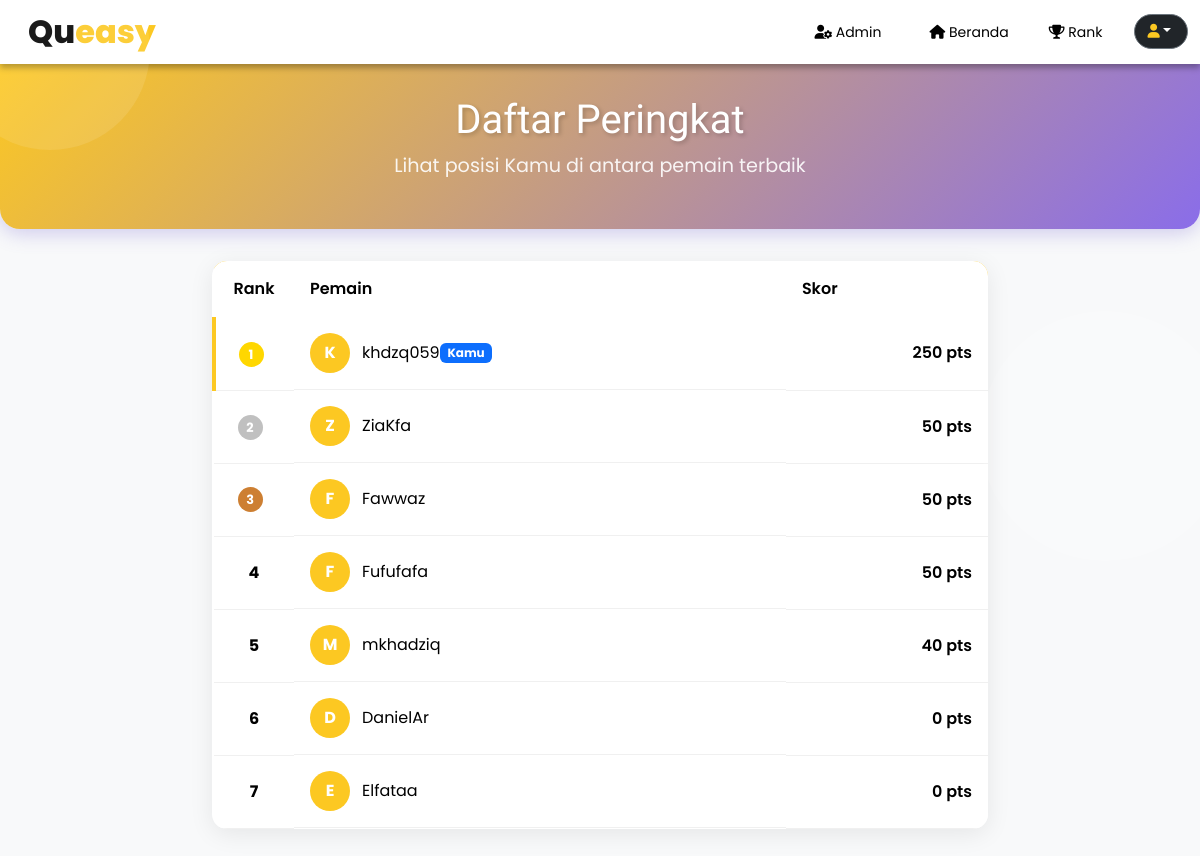
Page /user/leaderboard/leaderboard.php (signed in) on the earlier database version.
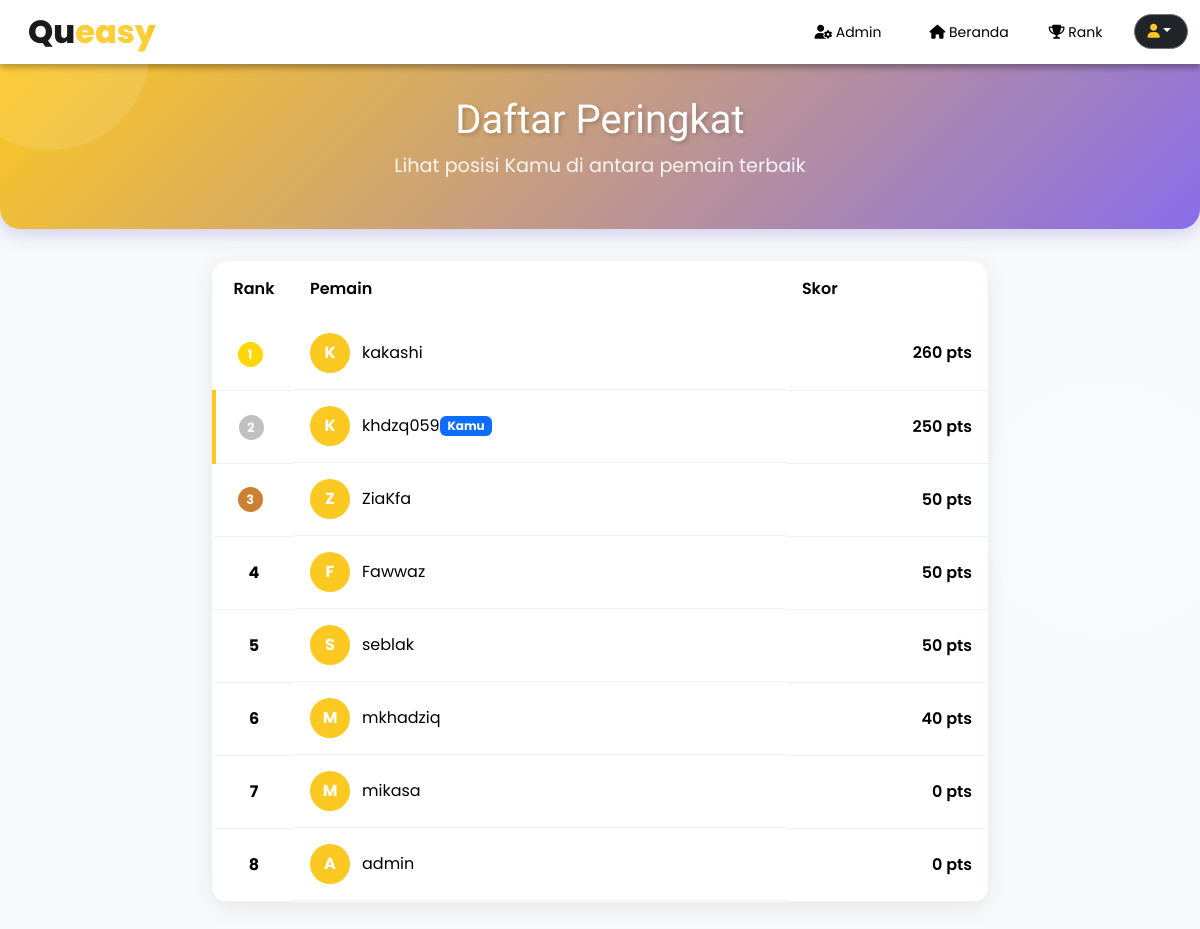
Same page on the later database version.
### tables this page shows
CREATE TABLE `user` (
  `id` int NOT NULL,
  `username` varchar(50) NOT NULL,
  `password` varchar(255) NOT NULL,
  `email` varchar(50) NOT NULL,
  `role` enum('admin','user') NOT NULL DEFAULT 'user',
  `score` int DEFAULT '0'
);

### user/leaderboard/leaderboard.php (the view, shortened to what this page needs)
<?php
    require_once '../../layout/config.php';
    $user = mysqli_query($mysqli,"SELECT * FROM user ORDER BY score DESC");
?>
<!DOCTYPE html>
<html lang="en">
<head>
    <link href="https://cdn.jsdelivr.net/npm/bootstrap@5.3.2/dist/css/bootstrap.rtl.min.css" rel="stylesheet">
    <link rel="stylesheet" href="https://cdnjs.cloudflare.com/ajax/libs/font-awesome/6.0.0-beta3/css/all.min.css">
    <link rel="stylesheet" href="leaderboard.css">
</head>
<body>
    <?php include('../../layout/navbar.php'); ?>
    <div class="leaderboard-header text-center">
        <div class="container">
            <h1 class="leaderboard-title">Daftar Peringkat</h1>
            <p class="leaderboard-subtitle">Lihat posisi Kamu di antara pemain terbaik</p>
        </div>
    </div>
    <div class="container leaderboard-container">
        <div class="leaderboard-card">
            <table class="table table-leaderboard">
                <thead>
                    <tr>
                        <th scope="col" class="rank-cell">Rank</th>
                        <th scope="col">Pemain</th>
                        <th scope="col" class="text-end">Skor</th>
                    </tr>
                </thead>
                <tbody>
                    <?php $i = 1; ?>
                    <?php while($row = mysqli_fetch_assoc($user)): ?>
                    <tr class="<?php
                        echo 'top-' . $i . ' ';
                        echo ($row['id'] == $_SESSION['id']) ? 'current-user' : '';
                    ?>">
                        <th scope="row" class="rank-cell">
                            <?php if($i <= 3): ?>
                                <span class="badge-top badge-<?= $i ?>"><?= $i ?></span>
                            <?php else: ?>
                                <?= $i ?>
                            <?php endif; ?>
                        </th>
                        <td class="user-cell">
                            <div class="user-avatar">
                                <?= strtoupper(substr($row["username"], 0, 1)) ?>
                            </div>
                            <?= $row["username"] ?>
                            <?php if($row['id'] == $_SESSION['id']): ?>
                                <span class="badge bg-primary ms-2">Kamu</span>
                            <?php endif; ?>
                        </td>
                        <td class="score-cell">
                            <?= number_format($row["score"]) ?> pts
                        </td>
                    </tr>
                    <?php $i++; ?>
                    <?php endwhile; ?>
                </tbody>
            </table>
        </div>
    </div>
</body>
</html>

Differences in the rows shown:
removed user: username "F", username "Fufufafa", score "50"
removed user: username "D", username "DanielAr", score "0"
removed user: username "E", username "Elfataa", score "0"
added user: username "K", username "kakashi", score "260"
added user: username "S", username "seblak", score "50"
added user: username "M", username "mikasa", score "0"
added user: username "A", username "admin", score "0"
